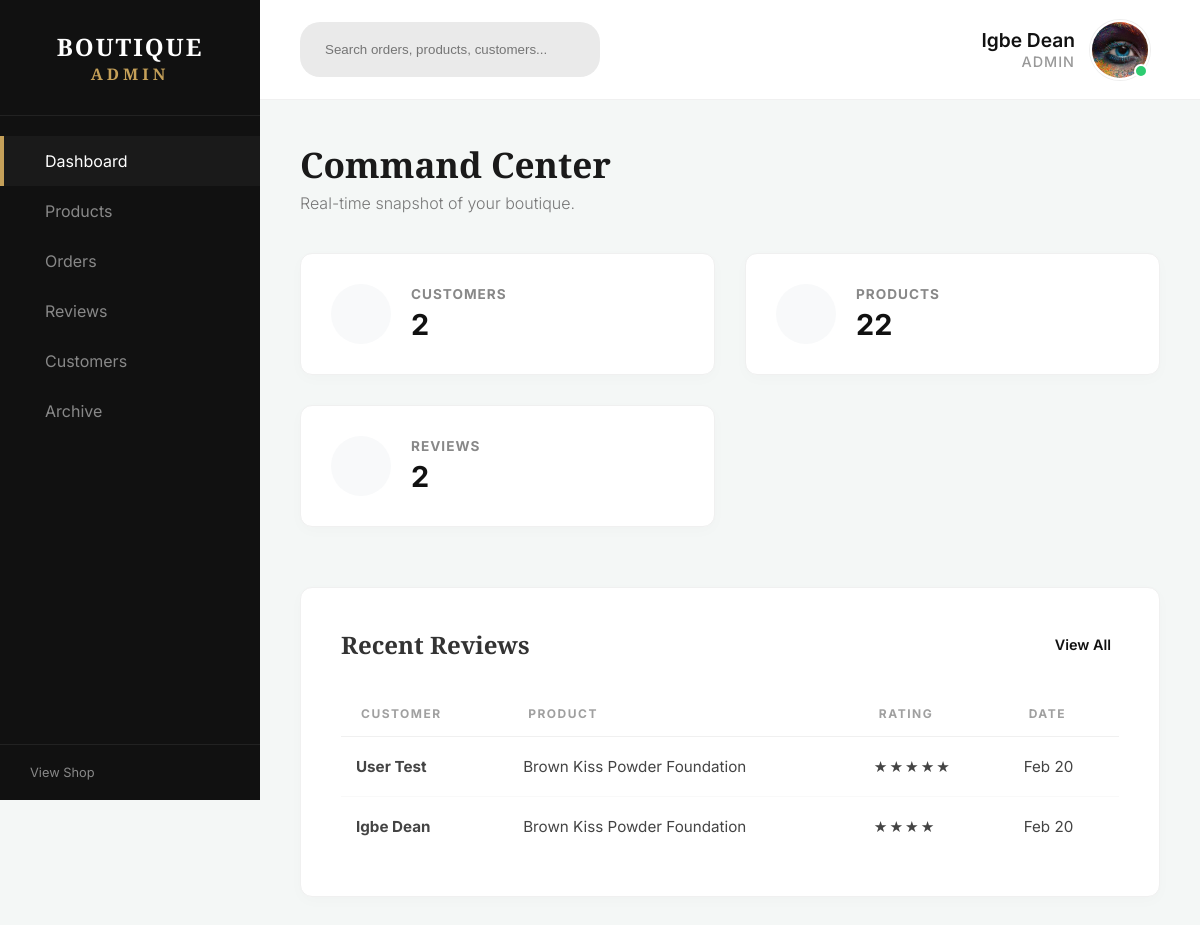
The app's page /admin/dashboard (signed in), older data.
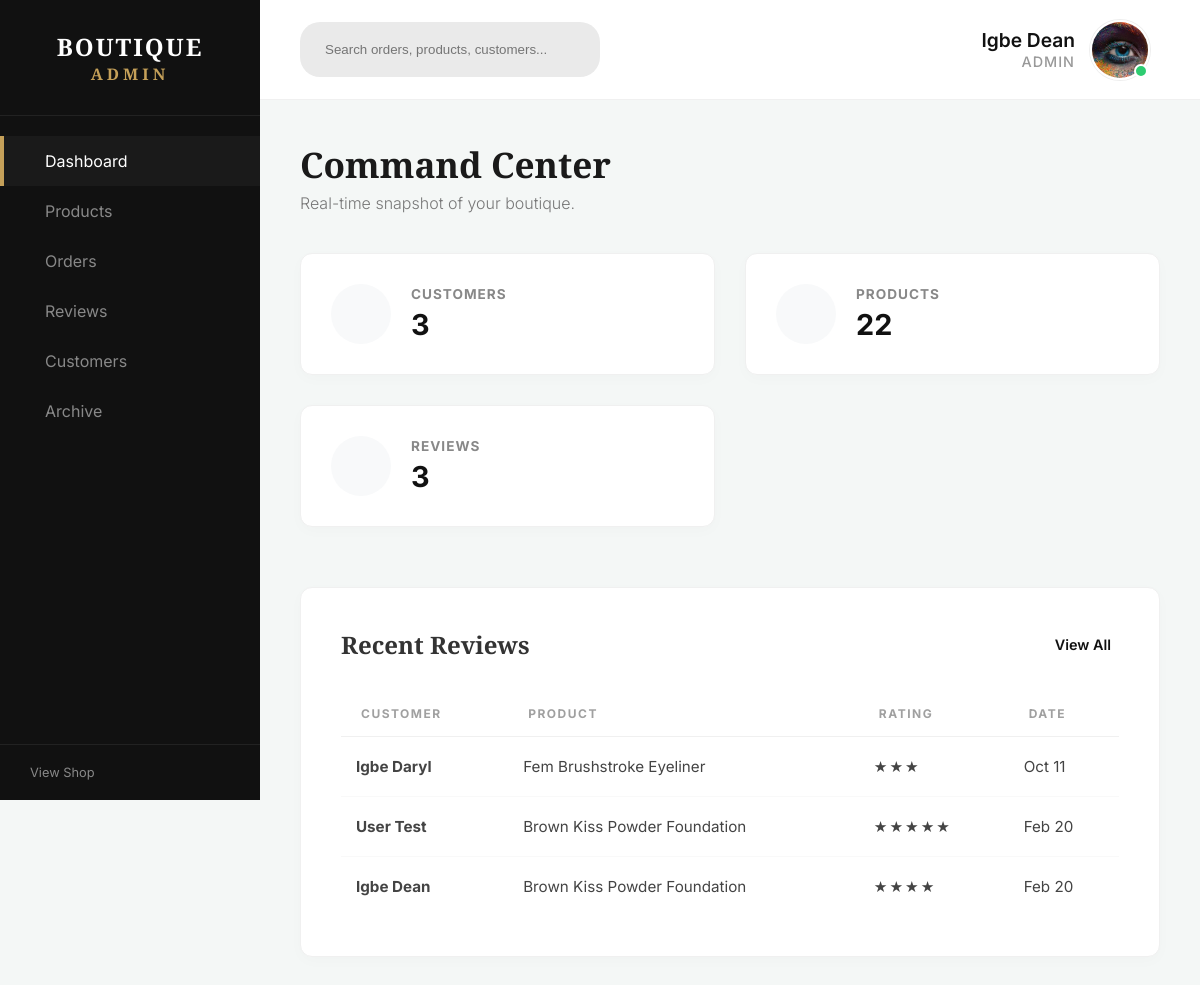
The same page, newer data.
### beauty/models.py (models this page shows, shortened)
class Review(db.Model):
    id = db.Column(db.Integer, primary_key=True)
    rating = db.Column(db.Integer, nullable=False)  # We will constrain this 1-5
    comment = db.Column(db.Text, nullable=False)
    date_posted = db.Column(db.DateTime, nullable=False, default=datetime.utcnow)
    user_id = db.Column(db.Integer, db.ForeignKey('user.id'), nullable=False)
    product_id = db.Column(db.Integer, db.ForeignKey('product.id'), nullable=False)

class User(db.Model, UserMixin):
    id = db.Column(db.Integer, primary_key=True)
    first_name = db.Column(db.String(50), nullable=False) # Not unique
    last_name = db.Column(db.String(50), nullable=False)  # Not unique
    email = db.Column(db.String(120), unique=True, nullable=False) # Unique for login
    image_file = db.Column(db.String(20), nullable=False, default='default.jpg')
    password = db.Column(db.String(60), nullable=False)
    date_joined = db.Column(db.DateTime, nullable=False, default=datetime.utcnow)
    role = db.Column(db.String(20), nullable=False, default='user')
    cart = db.relationship('Cart', backref='owner', uselist=False) # uselist=False makes it a 1-to-1 relationship
    wishlist_items = db.relationship('Wishlist', backref='owner', lazy=True, cascade="all, delete-orphan")
    addresses = db.relationship('Address', backref='owner', lazy=True, cascade="all, delete-orphan")
    reviews = db.relationship('Review', backref='author', lazy=True)
    @property
    def full_name(self):
        return f"{self.last_name} {self.first_name}"

class Product(db.Model):
    id = db.Column(db.Integer, primary_key=True)
    name = db.Column(db.String(100), nullable=False)
    price = db.Column(db.Float, nullable=False)
    description = db.Column(db.String(50), nullable=False, default='Normal')
    category = db.Column(db.String(50), nullable=False)
    image_file = db.Column(db.String(100), nullable=False)
    stock_count = db.Column(db.Integer, nullable=False, default=0)
    full_description = db.Column(db.Text, nullable = True)
    ingredients = db.Column(db.Text, nullable=True)
    benefits = db.Column(db.Text, nullable=True)
    usage = db.Column(db.Text, nullable=True)
    is_active = db.Column(db.Boolean, nullable=False, default=True)
    date_added = db.Column(db.DateTime, nullable=False, default=datetime.utcnow)
    reviews = db.relationship('Review', backref='product_review', lazy=True, cascade="all, delete-orphan")

### beauty/routes/admin/admin_route.py (the view)
@admin.route('/dashboard')
@admin_required
def dashboard():
    stats = {
        'users': User.query.count(),
        'products': Product.query.count(),
        'reviews': Review.query.count()
    }
    recent_reviews = Review.query.order_by(Review.date_posted.desc()).limit(5).all()
    return render_template(
        'admin/dashboard.html',
        stats = stats,
        recent_reviews = recent_reviews
    )

### beauty/models.py (called while the page is built)
@login_manager.user_loader
def load_user(user_id):
    return User.query.get(int(user_id))

### beauty/utils.py (called while the page is built)
def admin_required(f):
    @wraps(f)
    def decorated_function(*args, **kwargs):
        if not current_user.is_authenticated or current_user.role != 'admin':
            abort(403)
        return f(*args, **kwargs)
    return decorated_function

### beauty/templates/admin/dashboard.html (shortened to what this page needs)
{% extends "admin/admin_layout.html" %}
{% block admin_content %}
<div class="dashboard-header">
    <h1 class="title-medium">Command Center</h1>
    <p class="subtitle">Real-time snapshot of your boutique.</p>
</div>
<div class="stats-grid">
    <div class="stat-card">
        <div class="stat-icon"></div>
        <div class="stat-info">
            <h3>Customers</h3>
            <p class="stat-value">{{ stats.users }}</p>
        </div>
    </div>
    <div class="stat-card">
        <div class="stat-icon"></div>
        <div class="stat-info">
            <h3>Products</h3>
            <p class="stat-value">{{ stats.products }}</p>
        </div>
    </div>
    <div class="stat-card">
        <div class="stat-icon"></div>
        <div class="stat-info">
            <h3>Reviews</h3>
            <p class="stat-value">{{ stats.reviews }}</p>
        </div>
    </div>
</div>
<div class="activity-section">
    <div class="section-header">
        <h2>Recent Reviews</h2>
        <a href="#" class="btn-text">View All </a>
    </div>
    <div class="admin-table-wrapper">
        <table class="admin-table">
            <thead>
                <tr>
                    <th>Customer</th>
                    <th>Product</th>
                    <th>Rating</th>
                    <th>Date</th>
                </tr>
            </thead>
            <tbody>
                {% for review in recent_reviews %}
                <tr>
                    <td><strong>{{ review.author.full_name }}</strong></td>
                    <td>{{ review.product_review.name }}</td>
                    <td class="stars-cell">{{ "★" * review.rating }}</td>
                    <td>{{ review.date_posted.strftime('%b %d') }}</td>
                </tr>
                {% else %}
                <tr>
                    <td colspan="4" style="text-align:center; padding: 40px; color: #999;">No recent reviews to show.</td>
                </tr>
                {% endfor %}
            </tbody>
        </table>
    </div>
</div>
{% endblock %}

Row changes from the older to the newer data that the page shows:
added Review: author.full_name "Igbe Daryl", product_review.name "Fem Brushstroke Eyeliner", rating "★★★", date_posted "Oct 11"
Text that changed along with them:
{{ stats.users }}: "2" → "3"
{{ stats.reviews }}: "2" → "3"
